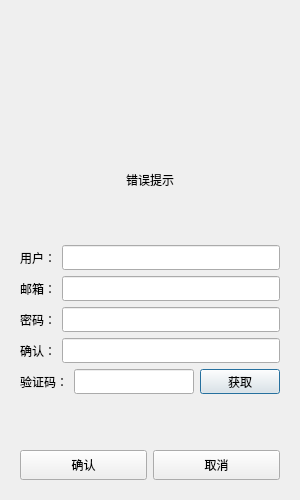
<?xml version="1.0" encoding="UTF-8"?>
<ui version="4.0">
 <class>RegisterDialog</class>
 <widget class="QDialog" name="RegisterDialog">
  <property name="geometry">
   <rect>
    <x>0</x>
    <y>0</y>
    <width>300</width>
    <height>500</height>
   </rect>
  </property>
  <property name="minimumSize">
   <size>
    <width>300</width>
    <height>500</height>
   </size>
  </property>
  <property name="maximumSize">
   <size>
    <width>300</width>
    <height>500</height>
   </size>
  </property>
  <property name="windowTitle">
   <string>Register</string>
  </property>
  <layout class="QVBoxLayout" name="verticalLayout_2">
   <item>
    <layout class="QVBoxLayout" name="verticalLayout">
     <item>
      <widget class="QStackedWidget" name="stackedWidget">
       <widget class="QWidget" name="page">
        <layout class="QVBoxLayout" name="verticalLayout_3">
         <item>
          <spacer name="verticalSpacer_2">
           <property name="orientation">
            <enum>Qt::Orientation::Vertical</enum>
           </property>
           <property name="sizeType">
            <enum>QSizePolicy::Policy::Preferred</enum>
           </property>
           <property name="sizeHint" stdset="0">
            <size>
             <width>20</width>
             <height>100</height>
            </size>
           </property>
          </spacer>
         </item>
         <item>
          <widget class="QWidget" name="widget" native="true">
           <layout class="QVBoxLayout" name="verticalLayout_4">
            <item>
             <widget class="QLabel" name="errortip">
              <property name="text">
               <string>错误提示</string>
              </property>
              <property name="alignment">
               <set>Qt::AlignmentFlag::AlignCenter</set>
              </property>
             </widget>
            </item>
           </layout>
          </widget>
         </item>
         <item>
          <layout class="QHBoxLayout" name="horizontalLayout">
           <item>
            <widget class="QLabel" name="userlabel">
             <property name="minimumSize">
              <size>
               <width>0</width>
               <height>25</height>
              </size>
             </property>
             <property name="maximumSize">
              <size>
               <width>16777215</width>
               <height>25</height>
              </size>
             </property>
             <property name="text">
              <string>用户：</string>
             </property>
            </widget>
           </item>
           <item>
            <widget class="QLineEdit" name="userlineEdit">
             <property name="minimumSize">
              <size>
               <width>0</width>
               <height>25</height>
              </size>
             </property>
             <property name="maximumSize">
              <size>
               <width>16777215</width>
               <height>25</height>
              </size>
             </property>
            </widget>
           </item>
          </layout>
         </item>
         <item>
          <layout class="QHBoxLayout" name="horizontalLayout_2">
           <item>
            <widget class="QLabel" name="emaillabel">
             <property name="minimumSize">
              <size>
               <width>0</width>
               <height>25</height>
              </size>
             </property>
             <property name="maximumSize">
              <size>
               <width>16777215</width>
               <height>25</height>
              </size>
             </property>
             <property name="text">
              <string>邮箱：</string>
             </property>
            </widget>
           </item>
           <item>
            <widget class="QLineEdit" name="emaillineEdit">
             <property name="minimumSize">
              <size>
               <width>0</width>
               <height>25</height>
              </size>
             </property>
             <property name="maximumSize">
              <size>
               <width>16777215</width>
               <height>25</height>
              </size>
             </property>
            </widget>
           </item>
          </layout>
         </item>
         <item>
          <layout class="QHBoxLayout" name="horizontalLayout_3">
           <item>
            <widget class="QLabel" name="codelabel">
             <property name="minimumSize">
              <size>
               <width>0</width>
               <height>25</height>
              </size>
             </property>
             <property name="maximumSize">
              <size>
               <width>16777215</width>
               <height>25</height>
              </size>
             </property>
             <property name="text">
              <string>密码：</string>
             </property>
            </widget>
           </item>
           <item>
            <widget class="QLineEdit" name="codelineEdit">
             <property name="minimumSize">
              <size>
               <width>0</width>
               <height>25</height>
              </size>
             </property>
             <property name="maximumSize">
              <size>
               <width>16777215</width>
               <height>25</height>
              </size>
             </property>
            </widget>
           </item>
          </layout>
         </item>
         <item>
          <layout class="QHBoxLayout" name="horizontalLayout_4">
           <item>
            <widget class="QLabel" name="confirmlabel">
             <property name="minimumSize">
              <size>
               <width>0</width>
               <height>25</height>
              </size>
             </property>
             <property name="maximumSize">
              <size>
               <width>16777215</width>
               <height>25</height>
              </size>
             </property>
             <property name="text">
              <string>确认：</string>
             </property>
            </widget>
           </item>
           <item>
            <widget class="QLineEdit" name="confirmlineEdit">
             <property name="minimumSize">
              <size>
               <width>0</width>
               <height>25</height>
              </size>
             </property>
             <property name="maximumSize">
              <size>
               <width>16777215</width>
               <height>25</height>
              </size>
             </property>
            </widget>
           </item>
          </layout>
         </item>
         <item>
          <layout class="QHBoxLayout" name="horizontalLayout_5">
           <item>
            <widget class="QLabel" name="verifylabel">
             <property name="minimumSize">
              <size>
               <width>0</width>
               <height>25</height>
              </size>
             </property>
             <property name="maximumSize">
              <size>
               <width>16777215</width>
               <height>25</height>
              </size>
             </property>
             <property name="text">
              <string>验证码：</string>
             </property>
            </widget>
           </item>
           <item>
            <widget class="QLineEdit" name="verifylineEdit">
             <property name="minimumSize">
              <size>
               <width>0</width>
               <height>25</height>
              </size>
             </property>
             <property name="maximumSize">
              <size>
               <width>16777215</width>
               <height>25</height>
              </size>
             </property>
            </widget>
           </item>
           <item>
            <widget class="QPushButton" name="verifybtn">
             <property name="minimumSize">
              <size>
               <width>0</width>
               <height>25</height>
              </size>
             </property>
             <property name="maximumSize">
              <size>
               <width>16777215</width>
               <height>25</height>
              </size>
             </property>
             <property name="text">
              <string>获取</string>
             </property>
            </widget>
           </item>
          </layout>
         </item>
         <item>
          <spacer name="verticalSpacer">
           <property name="orientation">
            <enum>Qt::Orientation::Vertical</enum>
           </property>
           <property name="sizeType">
            <enum>QSizePolicy::Policy::Preferred</enum>
           </property>
           <property name="sizeHint" stdset="0">
            <size>
             <width>20</width>
             <height>50</height>
            </size>
           </property>
          </spacer>
         </item>
         <item>
          <layout class="QHBoxLayout" name="horizontalLayout_6">
           <item>
            <widget class="QPushButton" name="confirmbtn">
             <property name="minimumSize">
              <size>
               <width>0</width>
               <height>30</height>
              </size>
             </property>
             <property name="maximumSize">
              <size>
               <width>16777215</width>
               <height>30</height>
              </size>
             </property>
             <property name="text">
              <string>确认</string>
             </property>
            </widget>
           </item>
           <item>
            <widget class="QPushButton" name="cancelbtn">
             <property name="minimumSize">
              <size>
               <width>0</width>
               <height>30</height>
              </size>
             </property>
             <property name="maximumSize">
              <size>
               <width>16777215</width>
               <height>30</height>
              </size>
             </property>
             <property name="text">
              <string>取消</string>
             </property>
            </widget>
           </item>
          </layout>
         </item>
        </layout>
       </widget>
       <widget class="QWidget" name="page_2"/>
      </widget>
     </item>
    </layout>
   </item>
  </layout>
 </widget>
 <resources/>
 <connections/>
</ui>
